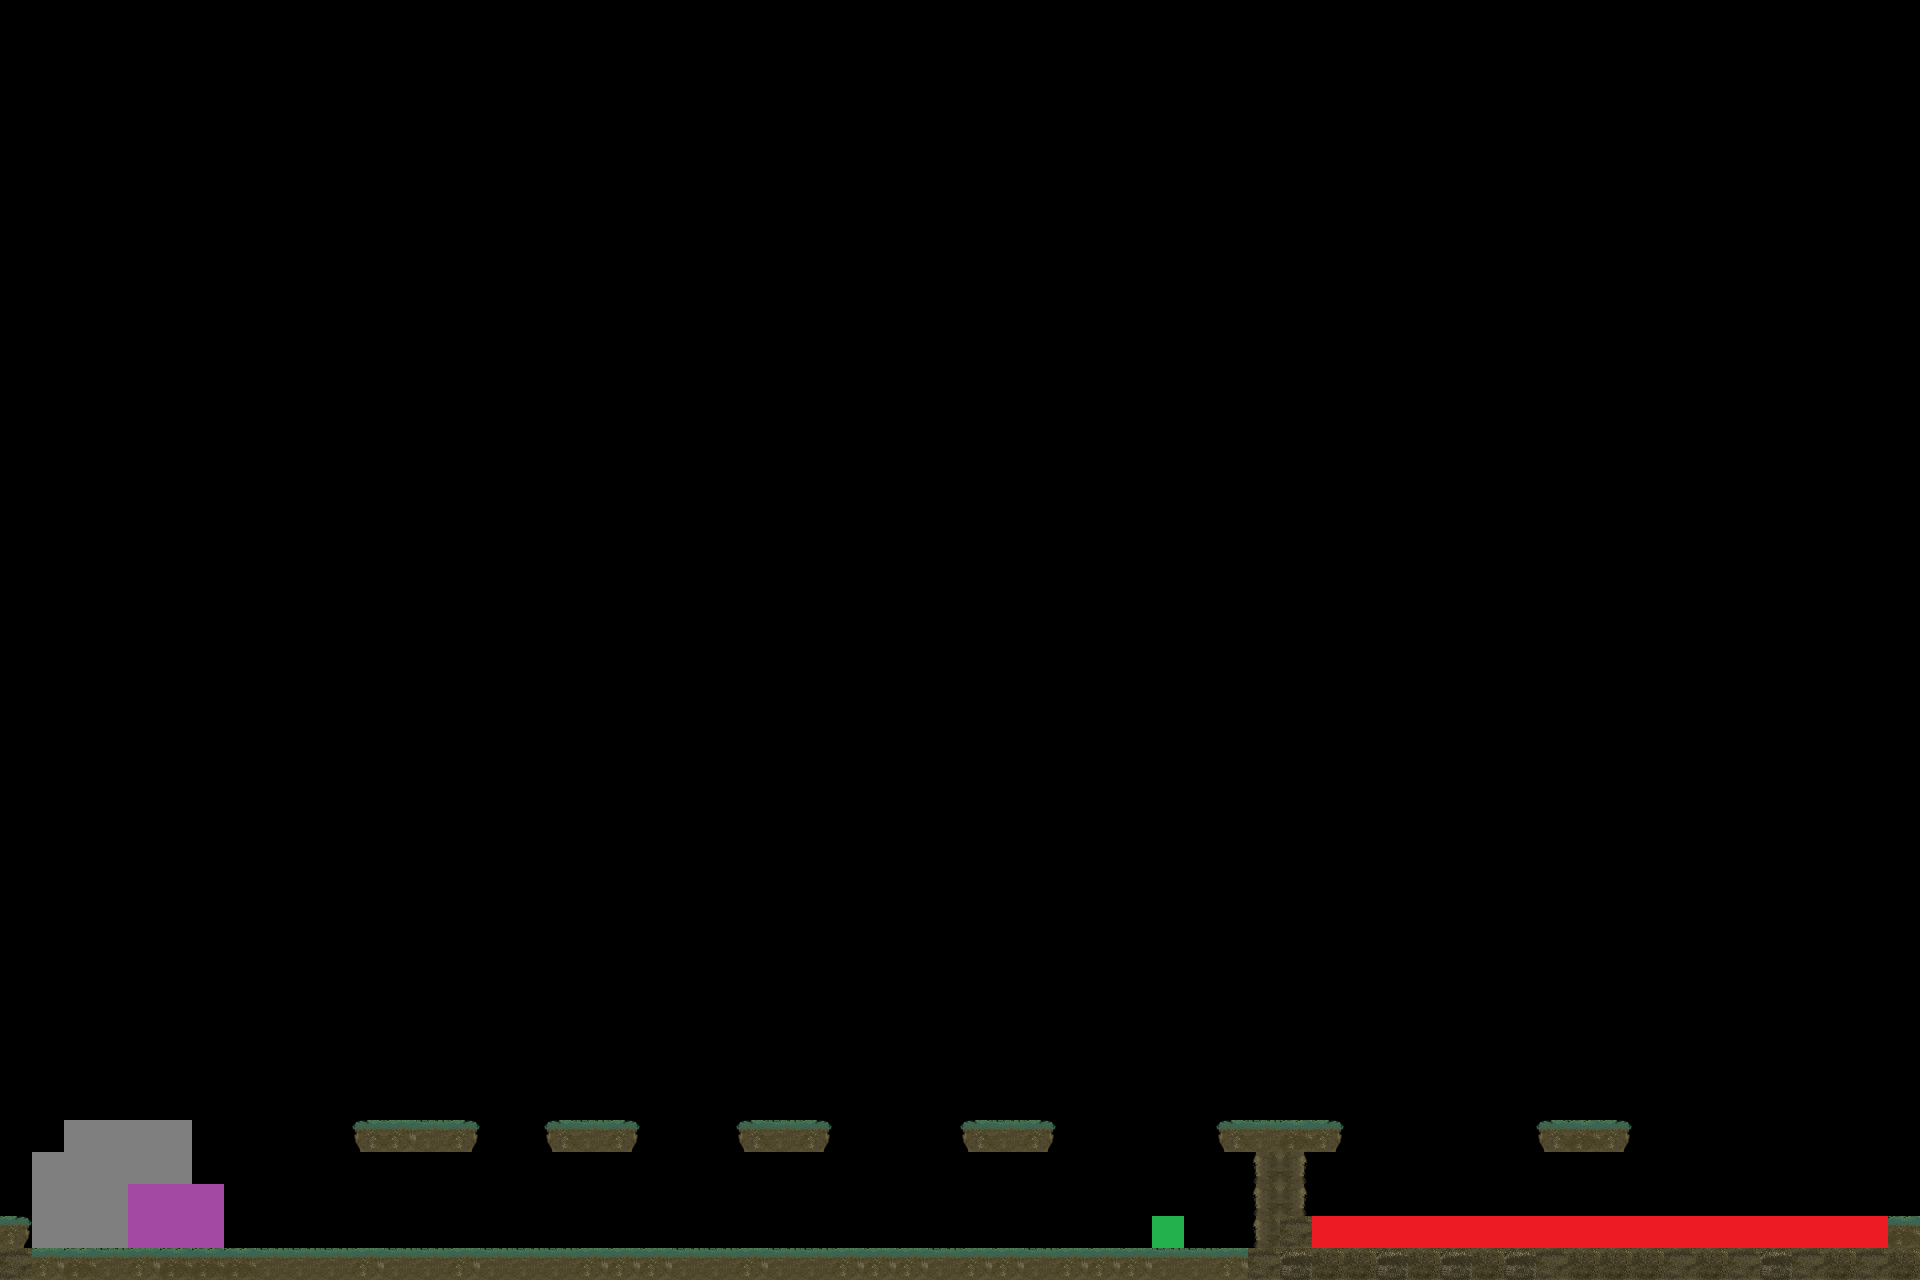

A 2D game scene composited from a Tiled map and its tileset images. What follows is a short description and the map's XML, with each tile layer's data collapsed to a summary:
An orthogonal 60x40 tile map with 32x32 px tiles, 2 tile layers (Foreground 2, Background), 2 tilesets and 3 objects (player_start, floor, checkpoint).

<map version="1.0" orientation="orthogonal" renderorder="right-down" width="60" height="40" tilewidth="32" tileheight="32" nextobjectid="12">
 <tileset firstgid="1" name="badtiles" tilewidth="32" tileheight="32" tilecount="9" columns="3">
  <image source="../images/badtiles.png" width="96" height="96" />
 </tileset>
 <tileset firstgid="10" name="allTerrainTiles" tilewidth="32" tileheight="32" tilecount="32" columns="4">
  <image source="../images/allTerrainTiles.png" width="128" height="256" />
 </tileset>
 <layer name="Foreground 2" width="60" height="40">
  <properties>
   <property name="tileset" value="allTerrainTiles" />
  </properties>
  <data>[2400 cells, 88 non-empty, 8 distinct tile ids]</data>
 </layer>
 <layer name="Background" width="60" height="40">
  <properties>
   <property name="nocollide" value="true" />
   <property name="tileset" value="badtiles" />
  </properties>
  <data>[2400 cells, 40 non-empty, 4 distinct tile ids]</data>
 </layer>
 <objectgroup name="images" />
 <objectgroup name="objects">
  <object id="4" name="start" type="player_start" x="64" y="1200" width="32" height="32" />
  <object id="8" name="Floor" type="floor" x="1312" y="1215.75" width="576" height="32" />
  <object id="10" name="Checkpoint" type="checkpoint" x="1152" y="1216" width="32" height="32" />
 </objectgroup>
</map>
